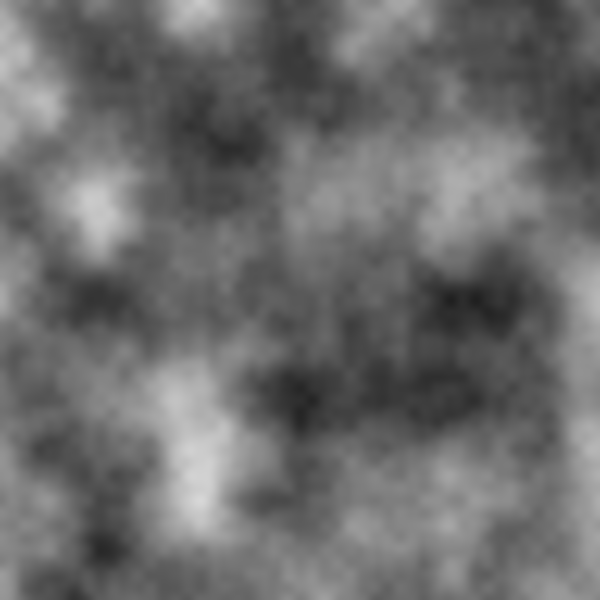
Frame 1 (no input)
Frame 60 (the mouse pressed at the canvas centre just before this capture): identical to frame 1, image omitted
Frame 120 (the mouse held since frame 60 and released just before this capture): identical to frame 1, image omitted

The Processing sketch that drew this single still picture (run headless with seeded random() and noise(); from frame 60 on, the mouse is pressed at the canvas centre):

// Processing sketch: Noise_2D
// ── Noise_2D.pde
int w = 1;  //pixelWidth
float t = 0;

void setup(){
  size(600,600); 
}

void draw(){
  background(0);
  
  noStroke();
  
  for (int x = 0; x < width; x += w){  //loop horizontally across the frame
    for (int y = 0; y < height; y += w){  //loop vertically down the frame
      
      //set the color to a grayscale value corresponding to the noise value at each rectangle's x y position
      fill(noise(x/100.0,y/100.0)*255);
      
      //draw a rectangle at that position with width and height equal to the pixel width
      rect(x,y,w,w);
    }
  }
  t += 5;
}
